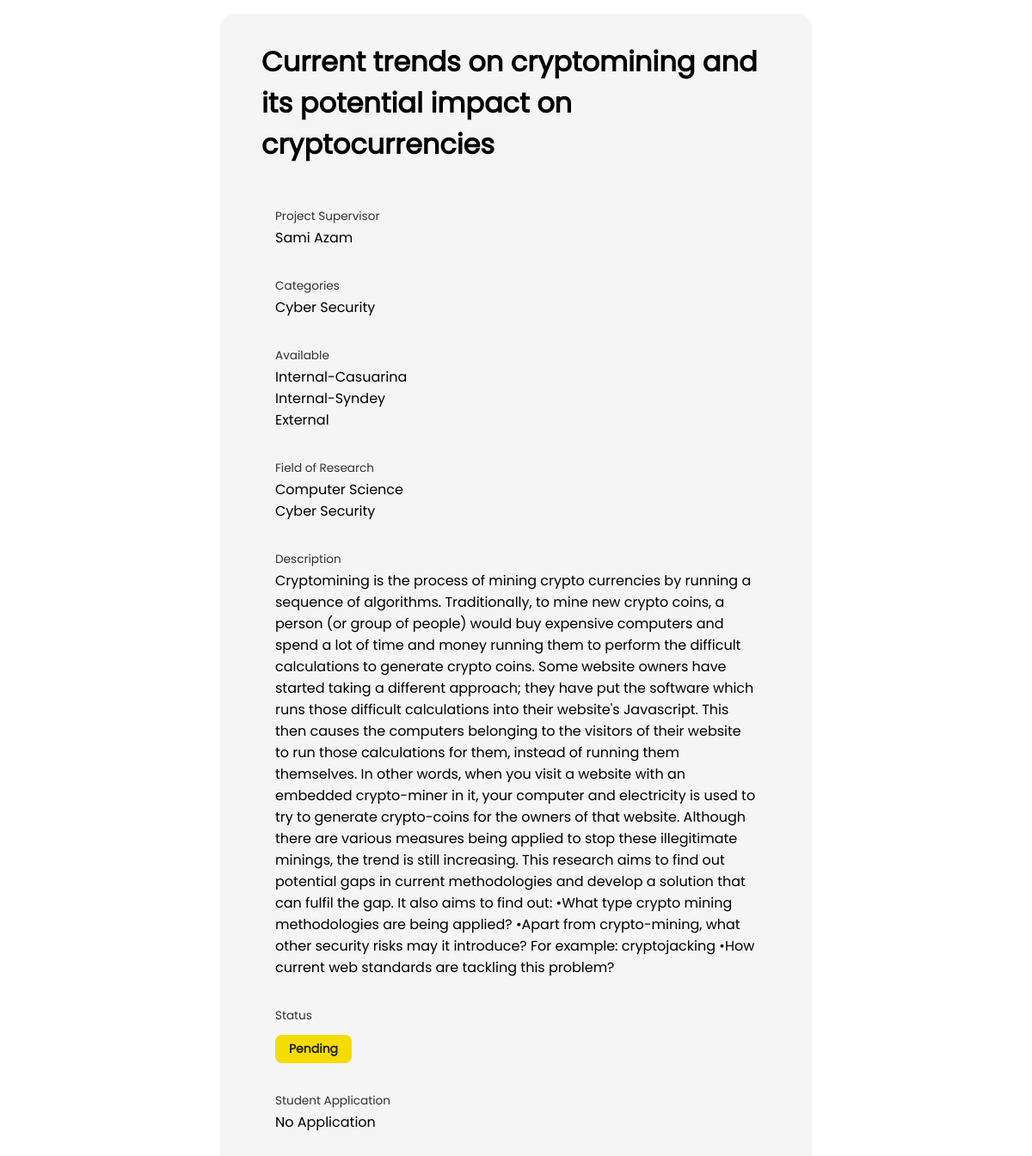
/supervisor/project/19/ (signed in), run on the app's committed database.
### core/models.py (models this page shows, shortened)
class Project(models.Model):
    topic_number = models.AutoField(primary_key=True)
    title = models.CharField(max_length=1024)
    description = models.TextField()
    supervisor = models.ForeignKey(CustomUser, on_delete=models.CASCADE)
    available_for = models.ManyToManyField(AvailableFor)
    categories = models.ManyToManyField(Category)
    fields_of_research = models.ManyToManyField(FieldResearch)
    is_approved = models.BooleanField(default=False)
    is_rejected = models.BooleanField(default=False)
    is_application_selected = models.BooleanField(default=False)

class Category(models.Model):
    title = models.CharField(max_length=255)

class AvailableFor(models.Model):
    title = models.CharField(max_length=255)

class FieldResearch(models.Model):
    title = models.CharField(max_length=255)

### core/views.py (the view, shortened to what this page needs)
# urls.py: path('<str:role>/project/<int:topic_number>/', view_single_project, name='view_single_project'),
@login_required
def view_single_project(request, role, topic_number):
    if request.user.is_supervisor or request.user.is_student or request.user.is_coordinator:
        template = loader.get_template('single_project.html')
        single_project = Project.objects.prefetch_related(
            "projectgroup_set").filter(topic_number=topic_number)[0]
        categories = [
            category.title for category in single_project.categories.all()]
        fields_of_research = [
            field.title for field in single_project.fields_of_research.all()]
        available_for = [
            available.title for available in single_project.available_for.all()]
        accepted_group = None
        if single_project.is_application_selected:
            accepted_group = single_project.projectgroup_set.filter(
                is_approved_by_supervisor=True).first()
        project = {
            'title': single_project.title,
            'description': single_project.description,
            'categories': categories,
            'fields_of_research': fields_of_research,
            'available_for': available_for,
            'is_approved': single_project.is_approved,
            'supervisor': f"{single_project.supervisor.first_name} {single_project.supervisor.last_name}",
            "get_role": request.user.get_role(),
            "id": single_project.topic_number,
            'is_rejected': single_project.is_rejected,
            'accepted_group': accepted_group,
        }
        if single_project.is_approved:
            total_application_count = len(
                ProjectGroup.objects.filter(applied_project=single_project))
            project["total_application_count"] = total_application_count
        context = {
            'project': project,
        }
        print(context)
        return HttpResponse(template.render(context=context, request=request))
    else:
        return redirect('login')

### core/models.py (called while the page is built)
    def get_role(self):
        if self.is_student:
            return "Student"
        elif self.is_coordinator:
            return "Coordinator"
        elif self.is_supervisor:
            return "Supervisor"

### core/templates/single_project.html (shortened to what this page needs)
{% extends "base.html" %}
{% load static %}
{% block stylesheet %}
    <link rel="stylesheet" href="{%static 'core/css/style.single_project.css' %}" />
{% endblock stylesheet %}
{% block body %}
    <div id="single-project">
        <h2 id="title">{{project.title}}</h2>
        <div id="supervisor" class="single-project-field">
            <div class="label">Project Supervisor</div>
            <div class="single-project-field-value">{{project.supervisor}}</div>
        </div>
        <div class="single-project-field">
            <div class="label">Categories</div>
            <div class="single-project-field-value">
                {% for category in project.categories %}
                    <span>
                        {{category}}
                    </span>
                {% endfor %}
            </div>
        </div>
        <div class="single-project-field">
            <div class="label">
                Available
            </div>
            <div class="single-project-field-value">
                {% for available in project.available_for %}
                    <span>
                        {{available}}
                    </span>
                {% endfor %}
            </div>
        </div>
        <div class="single-project-field">
            <div class="label">Field of Research</div>
            <div class="single-project-field-value">
                {% for field in project.fields_of_research %}
                    <span>
                        {{field}}
                    </span>
                {% endfor %}
            </div>
        </div>
        <div class="single-project-field">
            <div class="label" >
                Description
            </div>
            <div class="single-project-field-value">
                {{project.description}}
            </div>
        </div>
        {% if user.get_role == "Student" %}
        {% else %}
            <div class="single-project-field">
                <div class="label" >
                    Status
                </div>
                <div>
                    {% if project.is_approved  %}
                        <span class="status-badge status-approved">Approved</span>
                    {% elif project.is_rejected %}
                        <span class="status-badge status-rejected">Rejected</span>
                    {% else %}
                        <span class="status-badge status-pending">Pending</span>
                    {% endif %}
                </div>
            </div>
        {% endif %}
        {% if user.get_role == "Supervisor" %}
        <div class="single-project-field">
            <div class="label" >
                Student Application
            </div>
            <div class="single-project-field-value">
                {% if project.total_application_count > 0 %}
                    <a href="{% url 'view-applications' id=project.id %}" class="bold no-underline">
                        View Application({{project.total_application_count}})
                    </a>
                {% else %}
                    No Application
                {% endif %}
            </div>
        {% endif %}
    </div>
{% endblock body %}

### core/static/core/css/style.css (style rules this page uses)
* { margin: 0; padding: 0; box-sizing: border-box; }
body { font-family: 'Poppins'; }

### core/static/core/css/style.single_project.css (style rules this page uses)
body { display: flex; justify-content: center; align-items: center; }
body>div { margin: 1rem 16rem; padding: 2rem 3rem; background-color: rgb(245 245 245); border-radius: 16px; display: flex; flex-direction: column; width: 60%; }
#title { font-size: 2rem; margin-bottom: 2rem; }
.label { margin: 2px 0px; font-size: 0.85rem; color: rgb(49, 49, 49); }
.single-project-field { margin: 16px; }
.single-project-field-value { font-size: 1rem; font-weight: 500; }
.single-project-field-value>span { display: block; }
.status-badge { margin-top: 10px; display: inline-block; padding: 6px 16px; border-radius: 8px; font-size: 14px; font-weight: bold; width: auto; }
.status-pending { background-color: #f5dc00; color: #222; }

### data on the page
Project: title "Current trends on cryptomining and its potential impact on cryptocurrencies", description "Cryptomining is the process of mining crypto currencies by running a sequence of algorithms. Traditionally, to mine new crypto coins, a person (or group of people) would buy expensive computers and spend a lot of time and money running them to perform the difficult calculations to generate crypto coins. Some website owners have started taking a different approach; they have put the software which runs those difficult calculations into their website's Javascript. This then causes the computers belonging to the visitors of their website to run those calculations for them, instead of running them themselves. In other words, when you visit a website with an embedded crypto-miner in it, your…"
Category: categories "Cyber Security"
AvailableFor: available_for "Internal-Casuarina"
AvailableFor: available_for "Internal-Syndey"
AvailableFor: available_for "External"
FieldResearch: fields_of_research "Computer Science"
FieldResearch: fields_of_research "Cyber Security"

### other printed values
{{ project.supervisor }} "Sami Azam"
